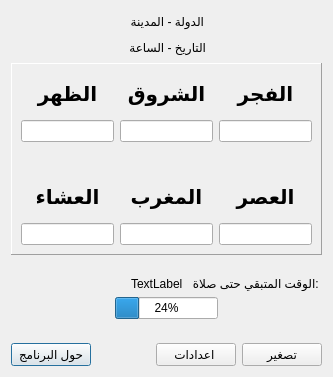
<?xml version="1.0" encoding="UTF-8"?>
<ui version="4.0">
 <class>AlMoazenDialog</class>
 <widget class="QDialog" name="AlMoazenDialog">
  <property name="geometry">
   <rect>
    <x>0</x>
    <y>0</y>
    <width>329</width>
    <height>377</height>
   </rect>
  </property>
  <property name="windowTitle">
   <string>Dialog</string>
  </property>
  <property name="layoutDirection">
   <enum>Qt::LeftToRight</enum>
  </property>
  <layout class="QGridLayout" name="gridLayout_2">
   <item row="0" column="0" colspan="2">
    <layout class="QHBoxLayout" name="horizontalLayout_4">
     <item>
      <spacer name="horizontalSpacer_2">
       <property name="orientation">
        <enum>Qt::Horizontal</enum>
       </property>
       <property name="sizeHint" stdset="0">
        <size>
         <width>108</width>
         <height>20</height>
        </size>
       </property>
      </spacer>
     </item>
     <item>
      <widget class="QLabel" name="placeLabel">
       <property name="frameShape">
        <enum>QFrame::NoFrame</enum>
       </property>
       <property name="text">
        <string>الدولة - المدينة</string>
       </property>
      </widget>
     </item>
     <item>
      <spacer name="horizontalSpacer_3">
       <property name="orientation">
        <enum>Qt::Horizontal</enum>
       </property>
       <property name="sizeHint" stdset="0">
        <size>
         <width>108</width>
         <height>20</height>
        </size>
       </property>
      </spacer>
     </item>
    </layout>
   </item>
   <item row="1" column="0" colspan="2">
    <layout class="QHBoxLayout" name="horizontalLayout_5">
     <item>
      <spacer name="horizontalSpacer_6">
       <property name="orientation">
        <enum>Qt::Horizontal</enum>
       </property>
       <property name="sizeHint" stdset="0">
        <size>
         <width>108</width>
         <height>20</height>
        </size>
       </property>
      </spacer>
     </item>
     <item>
      <widget class="QLabel" name="dateLabel">
       <property name="frameShape">
        <enum>QFrame::NoFrame</enum>
       </property>
       <property name="text">
        <string>التاريخ - الساعة</string>
       </property>
      </widget>
     </item>
     <item>
      <spacer name="horizontalSpacer_7">
       <property name="orientation">
        <enum>Qt::Horizontal</enum>
       </property>
       <property name="sizeHint" stdset="0">
        <size>
         <width>108</width>
         <height>20</height>
        </size>
       </property>
      </spacer>
     </item>
    </layout>
   </item>
   <item row="2" column="0" colspan="2">
    <widget class="QFrame" name="frame">
     <property name="sizePolicy">
      <sizepolicy hsizetype="Preferred" vsizetype="Expanding">
       <horstretch>0</horstretch>
       <verstretch>0</verstretch>
      </sizepolicy>
     </property>
     <property name="frameShape">
      <enum>QFrame::Panel</enum>
     </property>
     <property name="frameShadow">
      <enum>QFrame::Raised</enum>
     </property>
     <layout class="QGridLayout" name="gridLayout">
      <item row="0" column="0">
       <layout class="QHBoxLayout" name="horizontalLayout_2">
        <item>
         <layout class="QVBoxLayout" name="verticalLayout_3">
          <item>
           <widget class="QLabel" name="label_3">
            <property name="font">
             <font>
              <pointsize>15</pointsize>
              <weight>75</weight>
              <bold>true</bold>
             </font>
            </property>
            <property name="text">
             <string>الظهر</string>
            </property>
            <property name="alignment">
             <set>Qt::AlignCenter</set>
            </property>
           </widget>
          </item>
          <item>
           <widget class="QLineEdit" name="zuhrLineEdit">
            <property name="font">
             <font>
              <weight>75</weight>
              <bold>true</bold>
             </font>
            </property>
            <property name="cursor">
             <cursorShape>PointingHandCursor</cursorShape>
            </property>
            <property name="alignment">
             <set>Qt::AlignCenter</set>
            </property>
            <property name="readOnly">
             <bool>true</bool>
            </property>
           </widget>
          </item>
         </layout>
        </item>
        <item>
         <spacer name="horizontalSpacer_13">
          <property name="orientation">
           <enum>Qt::Horizontal</enum>
          </property>
          <property name="sizeHint" stdset="0">
           <size>
            <width>17</width>
            <height>17</height>
           </size>
          </property>
         </spacer>
        </item>
        <item>
         <layout class="QVBoxLayout" name="verticalLayout_2">
          <item>
           <widget class="QLabel" name="label_2">
            <property name="font">
             <font>
              <pointsize>15</pointsize>
              <weight>75</weight>
              <bold>true</bold>
             </font>
            </property>
            <property name="text">
             <string>الشروق</string>
            </property>
            <property name="alignment">
             <set>Qt::AlignCenter</set>
            </property>
           </widget>
          </item>
          <item>
           <widget class="QLineEdit" name="shroukLineEdit">
            <property name="font">
             <font>
              <weight>75</weight>
              <bold>true</bold>
             </font>
            </property>
            <property name="cursor">
             <cursorShape>PointingHandCursor</cursorShape>
            </property>
            <property name="alignment">
             <set>Qt::AlignCenter</set>
            </property>
            <property name="readOnly">
             <bool>true</bool>
            </property>
           </widget>
          </item>
         </layout>
        </item>
        <item>
         <spacer name="horizontalSpacer_12">
          <property name="orientation">
           <enum>Qt::Horizontal</enum>
          </property>
          <property name="sizeHint" stdset="0">
           <size>
            <width>17</width>
            <height>17</height>
           </size>
          </property>
         </spacer>
        </item>
        <item>
         <layout class="QVBoxLayout" name="verticalLayout">
          <item>
           <widget class="QLabel" name="label">
            <property name="font">
             <font>
              <pointsize>15</pointsize>
              <weight>75</weight>
              <bold>true</bold>
             </font>
            </property>
            <property name="text">
             <string>الفجر</string>
            </property>
            <property name="alignment">
             <set>Qt::AlignCenter</set>
            </property>
           </widget>
          </item>
          <item>
           <widget class="QLineEdit" name="fajrLineEdit">
            <property name="font">
             <font>
              <weight>75</weight>
              <bold>true</bold>
             </font>
            </property>
            <property name="cursor">
             <cursorShape>PointingHandCursor</cursorShape>
            </property>
            <property name="text">
             <string/>
            </property>
            <property name="alignment">
             <set>Qt::AlignCenter</set>
            </property>
            <property name="readOnly">
             <bool>true</bool>
            </property>
           </widget>
          </item>
         </layout>
        </item>
       </layout>
      </item>
      <item row="2" column="0">
       <layout class="QHBoxLayout" name="horizontalLayout_3">
        <item>
         <layout class="QVBoxLayout" name="verticalLayout_6">
          <item>
           <widget class="QLabel" name="label_6">
            <property name="font">
             <font>
              <pointsize>15</pointsize>
              <weight>75</weight>
              <bold>true</bold>
             </font>
            </property>
            <property name="text">
             <string>العشاء</string>
            </property>
            <property name="alignment">
             <set>Qt::AlignCenter</set>
            </property>
           </widget>
          </item>
          <item>
           <widget class="QLineEdit" name="ishaLineEdit">
            <property name="font">
             <font>
              <weight>75</weight>
              <bold>true</bold>
             </font>
            </property>
            <property name="cursor">
             <cursorShape>PointingHandCursor</cursorShape>
            </property>
            <property name="alignment">
             <set>Qt::AlignCenter</set>
            </property>
            <property name="readOnly">
             <bool>true</bool>
            </property>
           </widget>
          </item>
         </layout>
        </item>
        <item>
         <spacer name="horizontalSpacer_17">
          <property name="orientation">
           <enum>Qt::Horizontal</enum>
          </property>
          <property name="sizeHint" stdset="0">
           <size>
            <width>17</width>
            <height>17</height>
           </size>
          </property>
         </spacer>
        </item>
        <item>
         <layout class="QVBoxLayout" name="verticalLayout_5">
          <item>
           <widget class="QLabel" name="label_5">
            <property name="font">
             <font>
              <pointsize>15</pointsize>
              <weight>75</weight>
              <bold>true</bold>
             </font>
            </property>
            <property name="text">
             <string>المغرب</string>
            </property>
            <property name="alignment">
             <set>Qt::AlignCenter</set>
            </property>
           </widget>
          </item>
          <item>
           <widget class="QLineEdit" name="maghribLineEdit">
            <property name="font">
             <font>
              <weight>75</weight>
              <bold>true</bold>
             </font>
            </property>
            <property name="cursor">
             <cursorShape>PointingHandCursor</cursorShape>
            </property>
            <property name="alignment">
             <set>Qt::AlignCenter</set>
            </property>
            <property name="readOnly">
             <bool>true</bool>
            </property>
           </widget>
          </item>
         </layout>
        </item>
        <item>
         <spacer name="horizontalSpacer_16">
          <property name="orientation">
           <enum>Qt::Horizontal</enum>
          </property>
          <property name="sizeHint" stdset="0">
           <size>
            <width>17</width>
            <height>17</height>
           </size>
          </property>
         </spacer>
        </item>
        <item>
         <layout class="QVBoxLayout" name="verticalLayout_4">
          <item>
           <widget class="QLabel" name="label_4">
            <property name="font">
             <font>
              <pointsize>15</pointsize>
              <weight>75</weight>
              <bold>true</bold>
             </font>
            </property>
            <property name="text">
             <string>العصر</string>
            </property>
            <property name="alignment">
             <set>Qt::AlignCenter</set>
            </property>
           </widget>
          </item>
          <item>
           <widget class="QLineEdit" name="asrLineEdit">
            <property name="font">
             <font>
              <weight>75</weight>
              <bold>true</bold>
             </font>
            </property>
            <property name="cursor">
             <cursorShape>PointingHandCursor</cursorShape>
            </property>
            <property name="alignment">
             <set>Qt::AlignCenter</set>
            </property>
            <property name="readOnly">
             <bool>true</bool>
            </property>
           </widget>
          </item>
         </layout>
        </item>
       </layout>
      </item>
      <item row="1" column="0">
       <spacer name="verticalSpacer">
        <property name="orientation">
         <enum>Qt::Vertical</enum>
        </property>
        <property name="sizeType">
         <enum>QSizePolicy::Maximum</enum>
        </property>
        <property name="sizeHint" stdset="0">
         <size>
          <width>20</width>
          <height>28</height>
         </size>
        </property>
       </spacer>
      </item>
     </layout>
    </widget>
   </item>
   <item row="3" column="0" rowspan="2" colspan="2">
    <spacer name="verticalSpacer_3">
     <property name="orientation">
      <enum>Qt::Vertical</enum>
     </property>
     <property name="sizeType">
      <enum>QSizePolicy::Maximum</enum>
     </property>
     <property name="sizeHint" stdset="0">
      <size>
       <width>311</width>
       <height>15</height>
      </size>
     </property>
    </spacer>
   </item>
   <item row="5" column="1">
    <layout class="QHBoxLayout" name="horizontalLayout_7">
     <item>
      <widget class="QLabel" name="prayerNameLabel">
       <property name="text">
        <string>TextLabel</string>
       </property>
      </widget>
     </item>
     <item>
      <widget class="QLabel" name="label_7">
       <property name="sizePolicy">
        <sizepolicy hsizetype="Maximum" vsizetype="Maximum">
         <horstretch>0</horstretch>
         <verstretch>0</verstretch>
        </sizepolicy>
       </property>
       <property name="text">
        <string> :الوقت المتبقي حتى صلاة </string>
       </property>
      </widget>
     </item>
    </layout>
   </item>
   <item row="6" column="0" colspan="2">
    <layout class="QHBoxLayout" name="horizontalLayout_6">
     <item>
      <spacer name="horizontalSpacer_9">
       <property name="orientation">
        <enum>Qt::Horizontal</enum>
       </property>
       <property name="sizeHint" stdset="0">
        <size>
         <width>78</width>
         <height>20</height>
        </size>
       </property>
      </spacer>
     </item>
     <item>
      <widget class="QProgressBar" name="progressBar">
       <property name="value">
        <number>24</number>
       </property>
      </widget>
     </item>
     <item>
      <spacer name="horizontalSpacer_10">
       <property name="orientation">
        <enum>Qt::Horizontal</enum>
       </property>
       <property name="sizeHint" stdset="0">
        <size>
         <width>78</width>
         <height>20</height>
        </size>
       </property>
      </spacer>
     </item>
    </layout>
   </item>
   <item row="7" column="0" colspan="2">
    <spacer name="verticalSpacer_4">
     <property name="orientation">
      <enum>Qt::Vertical</enum>
     </property>
     <property name="sizeType">
      <enum>QSizePolicy::Maximum</enum>
     </property>
     <property name="sizeHint" stdset="0">
      <size>
       <width>20</width>
       <height>18</height>
      </size>
     </property>
    </spacer>
   </item>
   <item row="8" column="0" colspan="2">
    <layout class="QHBoxLayout" name="horizontalLayout">
     <item>
      <widget class="QPushButton" name="aboutButton">
       <property name="text">
        <string>حول البرنامج</string>
       </property>
       <property name="icon">
        <iconset resource="gui.qrc">
         <normaloff>:/images/about.png</normaloff>:/images/about.png</iconset>
       </property>
      </widget>
     </item>
     <item>
      <spacer name="horizontalSpacer_11">
       <property name="orientation">
        <enum>Qt::Horizontal</enum>
       </property>
       <property name="sizeHint" stdset="0">
        <size>
         <width>148</width>
         <height>23</height>
        </size>
       </property>
      </spacer>
     </item>
     <item>
      <widget class="QPushButton" name="configureButton">
       <property name="text">
        <string> اعدادات  </string>
       </property>
      </widget>
     </item>
     <item>
      <widget class="QPushButton" name="minimizeButton">
       <property name="text">
        <string>تصغير</string>
       </property>
      </widget>
     </item>
    </layout>
   </item>
  </layout>
 </widget>
 <resources>
  <include location="gui.qrc"/>
  <include location="gui.qrc"/>
 </resources>
 <connections/>
</ui>
